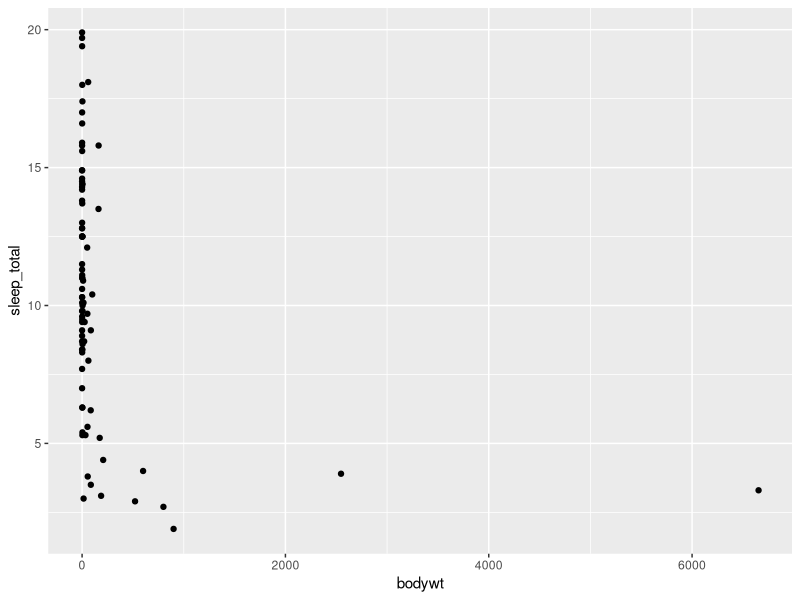
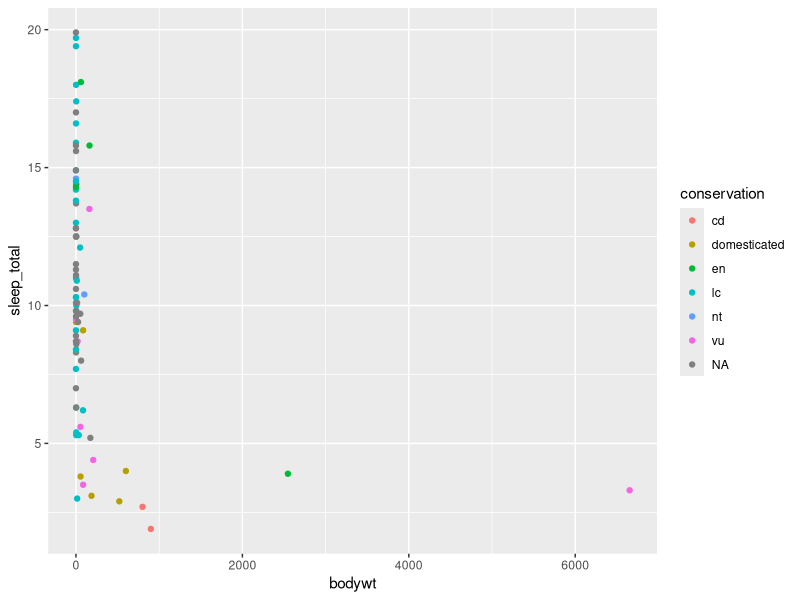
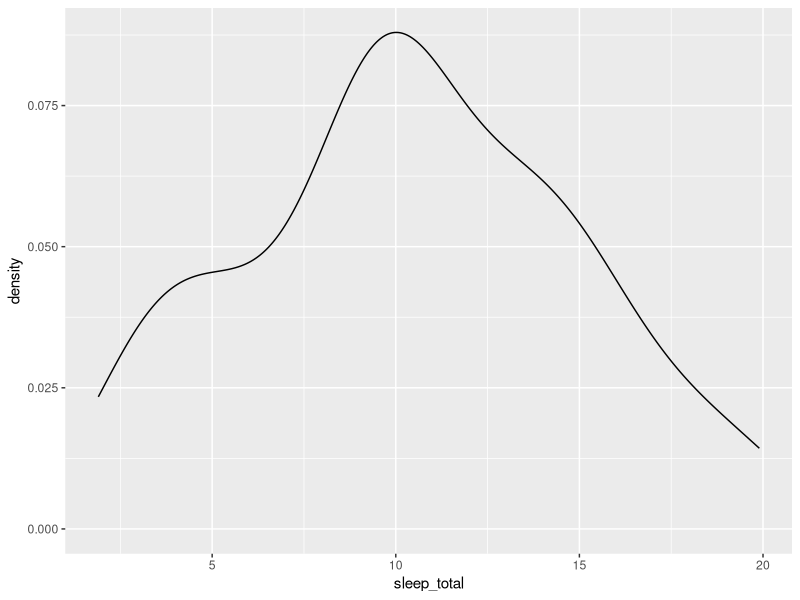

R code for these plots, in order: (Note: this script raises an error after producing the figures.)
## ---- chunk 1
knitr::opts_chunk$set(echo = TRUE)
## ---- chunk 2
install.packages("ggplot2")
## ---- chunk 3
library(ggplot2)
## ---- chunk 4
msleep
## ---- chunk 5
ggplot(msleep, aes(x = bodywt, y = sleep_total)) +
  geom_point()
## ---- chunk 6
ggplot(msleep, aes(x = bodywt, y = sleep_total, color = conservation)) +
  geom_point()
## ---- chunk 7
ggplot(msleep, aes(x = sleep_total)) +
  geom_density()
## ---- chunk 8
ggplot(msleep, aes(x = )) +
  geom_density()
## ---- chunk 9
ggplot(msleep, aes(x = , y = , color = )) +
  geom_point()
